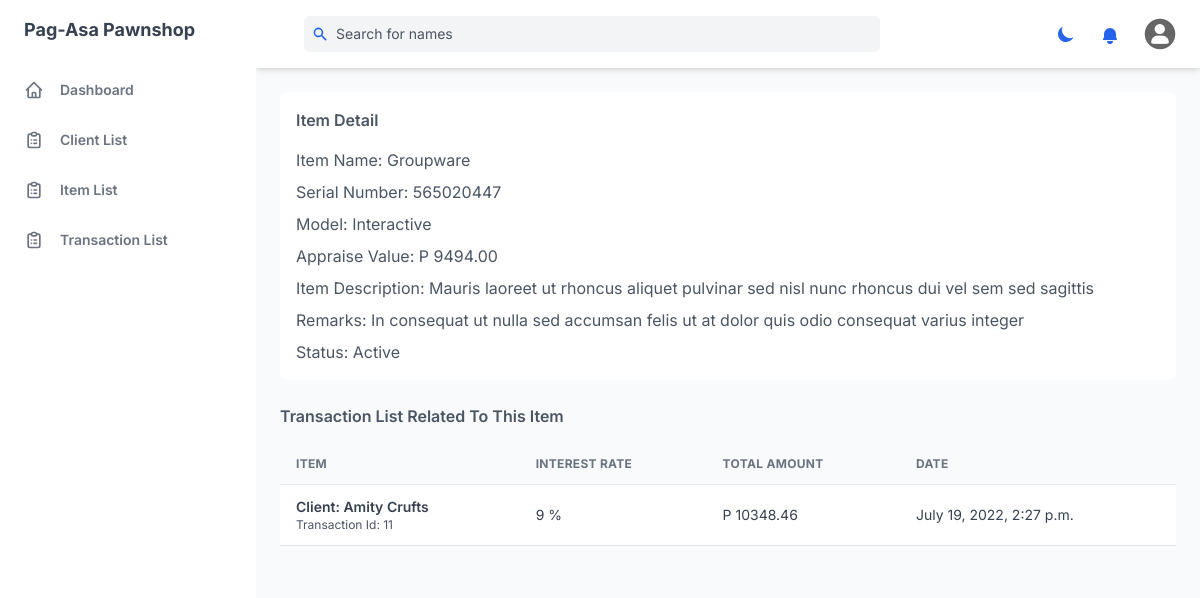
The app's page /item/11/ (signed in) with its own data.
### management_system/models.py (models this page shows, shortened)
class Item(models.Model):
    CHOICE = [
        ('A', 'Active'),
        ('I', 'Inactive')
    ]
    item = models.CharField(max_length=255)
    serial_number = models.IntegerField()
    model = models.CharField(max_length=255)
    appraise_value = models.DecimalField(max_digits=10, decimal_places=2)
    item_description = models.CharField(max_length=255, blank=True, null=True)
    category = models.ManyToManyField(
        Category, blank=True, related_name="categories")
    status=models.CharField(choices=CHOICE, default='A', max_length=2)
    remarks = models.TextField(blank=True, null=True)
    created = models.DateTimeField(auto_now_add=True)
    updated = models.DateTimeField(auto_now=True)

class Transaction(models.Model):
    STATUS_CHOICE = [
        ('New', 'New'),
        ('Pending', 'Pending'),
        ('Paid', 'Paid'),
        ('Renew','Renew'),
    ]
    client = models.ForeignKey(Client, related_name='clients', on_delete=models.CASCADE)
    item = models.OneToOneField(Item, related_name='items', on_delete=models.CASCADE)
    interest_rate = models.PositiveIntegerField()
    date_pawned = models.DateField(auto_now_add=True)
    month = models.PositiveIntegerField(default=1)
    status = models.CharField(max_length=20, choices=STATUS_CHOICE, default='New')
    created = models.DateTimeField(auto_now_add=True)
    updated = models.DateTimeField(auto_now=True)
    def total(self):
        interest_rate = float(self.interest_rate) / 100
        interest = float(self.item.appraise_value) * interest_rate
        total = float(self.item.appraise_value) + interest
        return total

class Client(models.Model):
    CLIENT_STATUS =  [
    ('active', 'Active'),
    ('inactive', 'Inactive'),
    ]
    first_name = models.CharField(max_length=255)
    last_name = models.CharField(max_length=255)
    middle_name = models.CharField(max_length=255, null=True, blank=True)
    address = models.TextField(max_length=500)
    contact_number = models.IntegerField()
    email_address = models.CharField(max_length=255, blank=True, null=True)
    status = models.CharField(max_length=10, choices=CLIENT_STATUS, default='active')
    created = models.DateTimeField(auto_now_add=True)
    updated = models.DateTimeField(auto_now=True)

### management_system/views.py (the view)
class ItemDetailView(LoginRequiredMixin, DetailView):
    template_name = 'components/item_detail.html'
    model = Item

### templates/components/item_detail.html (shortened to what this page needs)
{% extends 'base.html' %}
{% load mathfilters %}
{% load l10n %}
{% block content %}
<div
  class="min-w-0 p-4 mt-6 space-y-2 bg-white rounded-lg shadow-xs dark:bg-gray-800"
>
  <h4 class="mb-4 font-semibold text-gray-600 dark:text-gray-300">
    Item Detail
  </h4>
  <p class="text-gray-600 dark:text-gray-400">
    <span>Item Name:</span> {{object.item|title}}
  </p>
  <p class="text-gray-600 dark:text-gray-400">
    <span>Serial Number:</span> {{object.serial_number|unlocalize}}
  </p>
  <p class="text-gray-600 dark:text-gray-400">
    <span>Model:</span> {{object.model|title}}
  </p>
  <p class="text-gray-600 dark:text-gray-400">
    <span>Appraise Value:</span> P {{object.appraise_value}}
  </p>
  <p class="text-gray-600 dark:text-gray-400">
    <span>Item Description:</span> {{object.item_description|capfirst}}
  </p>
  <p class="text-gray-600 dark:text-gray-400">
    <span>Remarks:</span> {{object.remarks|capfirst}}
  </p>
  <p class="text-gray-600 dark:text-gray-400">
    <span>Status:</span> {% if object.status == "A"%}Active{%else%}Inactive{% endif %}
  </p>
</div>
<h4 class="mt-6 mb-4 font-semibold text-gray-600 dark:text-gray-300">
   Transaction List Related To This Item
  </h4>
<div class="w-full overflow-hidden rounded-lg shadow-xs">
  <div class="w-full overflow-x-auto">
    <table class="w-full whitespace-no-wrap">
      <thead>
        <tr
          class="text-xs font-semibold tracking-wide text-left text-gray-500 uppercase border-b dark:border-gray-700 bg-gray-50 dark:text-gray-400 dark:bg-gray-800"
        >
          <th class="px-4 py-3">Item</th>
          <th class="px-4 py-3">Interest Rate</th>
          <th class="px-4 py-3">Total Amount </th>
          <th class="px-4 py-3">Date</th>
        </tr>
      </thead>
      <tbody class="bg-white divide-y dark:divide-gray-700 dark:bg-gray-800">
        <tr class="text-gray-700 dark:text-gray-400">
          <td class="px-4 py-3">
            <div class="flex items-center text-sm">
              <div>
                <a href="{% url 'transaction_detail' object.items.pk %}" hx-boost="true" hx-indicator="#my-indicator">
                  <p class="font-semibold">Client: {{ object.items.client.first_name|title }} {{ object.items.client.last_name|title }}</p>
                </a>
                <p class="text-xs text-gray-600 dark:text-gray-400">
                  Transaction Id: {{ object.items.id }}
                </p>
              </div>
            </div>
          </td>
          <td class="px-4 py-3 text-sm">{{object.items.interest_rate}} %</td>
          <td class="px-4 py-3 text-sm">P {{object.items.total}}</td>
          <td class="px-4 py-3 text-sm">{{object.items.created}}</td>
        </tr>
      </tbody>
    </table>
  </div>
  <div
    class="grid px-4 py-3 text-xs font-semibold tracking-wide text-gray-500 uppercase border-t dark:border-gray-700 bg-gray-50 sm:grid-cols-9 dark:text-gray-400 dark:bg-gray-800"
  >
  </div>
</div>
{% endblock content %}

### static/css/print.css (style rules this page uses)
a:link { text-decoration: none; }

### records on screen
Item: item "Groupware", serial_number "565020447", model "Interactive", appraise_value "9494.00", item_description "Mauris laoreet ut rhoncus aliquet pulvinar sed nisl nunc rhoncus dui vel sem sed sagittis", remarks "In consequat ut nulla sed accumsan felis ut at dolor quis odio consequat varius integer", items.client.first_name "Amity", items.client.last_name "Crufts", items.id "11", items.interest_rate "9", items.total "10348.46", items.created "July 19, 2022, 2:27 p.m."
